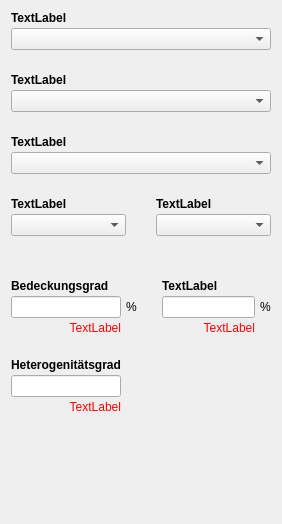
         <widget class="QWidget" name="scrollAreaWidgetContents_12">
          <property name="geometry">
           <rect>
            <x>0</x>
            <y>0</y>
            <width>282</width>
            <height>524</height>
           </rect>
          </property>
          <layout class="QGridLayout" name="gridLayout_47">
           <property name="bottomMargin">
            <number>5</number>
           </property>
           <property name="horizontalSpacing">
            <number>5</number>
           </property>
           <property name="verticalSpacing">
            <number>3</number>
           </property>
           <item row="2" column="0" colspan="3">
            <layout class="QVBoxLayout" name="bestandsbeschreibung_bestandbetriebsartid_chips">
             <property name="rightMargin">
              <number>0</number>
             </property>
             <property name="bottomMargin">
              <number>0</number>
             </property>
            </layout>
           </item>
           <item row="12" column="2">
            <widget class="QLabel" name="bestandbiotopidLabel">
             <property name="font">
              <font>
               <weight>75</weight>
               <bold>true</bold>
              </font>
             </property>
             <property name="text">
              <string>TextLabel</string>
             </property>
            </widget>
           </item>
           <item row="16" column="0" colspan="3">
            <spacer name="verticalSpacer_58">
             <property name="orientation">
              <enum>Qt::Vertical</enum>
             </property>
             <property name="sizeHint" stdset="0">
              <size>
               <width>20</width>
               <height>40</height>
              </size>
             </property>
            </spacer>
           </item>
           <item row="7" column="0">
            <spacer name="verticalSpacer_12">
             <property name="orientation">
              <enum>Qt::Vertical</enum>
             </property>
             <property name="sizeType">
              <enum>QSizePolicy::Fixed</enum>
             </property>
             <property name="sizeHint" stdset="0">
              <size>
               <width>20</width>
               <height>20</height>
              </size>
             </property>
            </spacer>
           </item>
           <item row="5" column="0" colspan="3">
            <widget class="QComboBox" name="bestandkronenschlussgradid"/>
           </item>
           <item row="0" column="0" colspan="3">
            <widget class="QLabel" name="bestandbetriebsartidLabel">
             <property name="sizePolicy">
              <sizepolicy hsizetype="Preferred" vsizetype="Maximum">
               <horstretch>0</horstretch>
               <verstretch>0</verstretch>
              </sizepolicy>
             </property>
             <property name="font">
              <font>
               <weight>75</weight>
               <bold>true</bold>
              </font>
             </property>
             <property name="text">
              <string>TextLabel</string>
             </property>
            </widget>
           </item>
           <item row="3" column="0">
            <spacer name="verticalSpacer_11">
             <property name="orientation">
              <enum>Qt::Vertical</enum>
             </property>
             <property name="sizeType">
              <enum>QSizePolicy::Fixed</enum>
             </property>
             <property name="sizeHint" stdset="0">
              <size>
               <width>20</width>
               <height>20</height>
              </size>
             </property>
            </spacer>
           </item>
           <item row="12" column="0">
            <widget class="QLabel" name="bestandnschichtigidLabel">
             <property name="font">
              <font>
               <weight>75</weight>
               <bold>true</bold>
              </font>
             </property>
             <property name="text">
              <string>TextLabel</string>
             </property>
            </widget>
           </item>
           <item row="9" column="0" colspan="3">
            <widget class="QComboBox" name="bestandschutzmassnahmenid"/>
           </item>
           <item row="1" column="0" colspan="3">
            <widget class="QComboBox" name="bestandbetriebsartid"/>
           </item>
           <item row="10" column="0" colspan="3">
            <layout class="QVBoxLayout" name="bestandsbeschreibung_bestandschutzmassnahmenid_chips">
             <property name="topMargin">
              <number>0</number>
             </property>
            </layout>
           </item>
           <item row="14" column="0">
            <spacer name="verticalSpacer_14">
             <property name="orientation">
              <enum>Qt::Vertical</enum>
             </property>
             <property name="sizeType">
              <enum>QSizePolicy::Maximum</enum>
             </property>
             <property name="sizeHint" stdset="0">
              <size>
               <width>20</width>
               <height>20</height>
              </size>
             </property>
            </spacer>
           </item>
           <item row="13" column="0">
            <widget class="QComboBox" name="bestandnschichtigid">
             <property name="sizePolicy">
              <sizepolicy hsizetype="Expanding" vsizetype="Fixed">
               <horstretch>0</horstretch>
               <verstretch>0</verstretch>
              </sizepolicy>
             </property>
            </widget>
           </item>
           <item row="8" column="0" colspan="3">
            <widget class="QLabel" name="bestandschutzmassnahmenidLabel">
             <property name="sizePolicy">
              <sizepolicy hsizetype="Preferred" vsizetype="Fixed">
               <horstretch>0</horstretch>
               <verstretch>0</verstretch>
              </sizepolicy>
             </property>
             <property name="font">
              <font>
               <weight>75</weight>
               <bold>true</bold>
              </font>
             </property>
             <property name="text">
              <string>TextLabel</string>
             </property>
            </widget>
           </item>
           <item row="13" column="2">
            <widget class="QComboBox" name="bestandbiotopid">
             <property name="sizePolicy">
              <sizepolicy hsizetype="Expanding" vsizetype="Fixed">
               <horstretch>0</horstretch>
               <verstretch>0</verstretch>
              </sizepolicy>
             </property>
            </widget>
           </item>
           <item row="15" column="0" colspan="3">
            <layout class="QGridLayout" name="gridLayout_48">
             <property name="topMargin">
              <number>20</number>
             </property>
             <property name="horizontalSpacing">
              <number>5</number>
             </property>
             <property name="verticalSpacing">
              <number>3</number>
             </property>
             <item row="2" column="0">
              <widget class="QLabel" name="bestandbedeckungsgradunterstandError">
               <property name="styleSheet">
                <string notr="true">color:red</string>
               </property>
               <property name="text">
                <string>TextLabel</string>
               </property>
               <property name="alignment">
                <set>Qt::AlignRight|Qt::AlignTrailing|Qt::AlignVCenter</set>
               </property>
              </widget>
             </item>
             <item row="5" column="0">
              <widget class="QLineEdit" name="bestandheterogenitaetsgradid"/>
             </item>
             <item row="1" column="2">
              <spacer name="horizontalSpacer_18">
               <property name="orientation">
                <enum>Qt::Horizontal</enum>
               </property>
               <property name="sizeType">
                <enum>QSizePolicy::Fixed</enum>
               </property>
               <property name="sizeHint" stdset="0">
                <size>
                 <width>20</width>
                 <height>20</height>
                </size>
               </property>
              </spacer>
             </item>
             <item row="1" column="0">
              <widget class="QLineEdit" name="bestandbedeckungsgradunterstand"/>
             </item>
             <item row="0" column="3">
              <widget class="QLabel" name="bestandbedeckungsgradgraeserLabel">
               <property name="font">
                <font>
                 <weight>75</weight>
                 <bold>true</bold>
                </font>
               </property>
               <property name="text">
                <string>TextLabel</string>
               </property>
               <property name="wordWrap">
                <bool>true</bool>
               </property>
              </widget>
             </item>
             <item row="2" column="3">
              <widget class="QLabel" name="bestandbedeckungsgradgraeserError">
               <property name="styleSheet">
                <string notr="true">color:red</string>
               </property>
               <property name="text">
                <string>TextLabel</string>
               </property>
               <property name="alignment">
                <set>Qt::AlignRight|Qt::AlignTrailing|Qt::AlignVCenter</set>
               </property>
              </widget>
             </item>
             <item row="1" column="4">
              <widget class="QLabel" name="label_43">
               <property name="text">
                <string>%</string>
               </property>
              </widget>
             </item>
             <item row="4" column="0">
              <widget class="QLabel" name="bestandheterogenitaetsgradidLabel">
               <property name="font">
                <font>
                 <weight>75</weight>
                 <bold>true</bold>
                </font>
               </property>
               <property name="text">
                <string>Heterogenitätsgrad</string>
               </property>
              </widget>
             </item>
             <item row="1" column="3">
              <widget class="QLineEdit" name="bestandbedeckungsgradgraeser"/>
             </item>
             <item row="1" column="1">
              <widget class="QLabel" name="label_42">
               <property name="text">
                <string>%</string>
               </property>
              </widget>
             </item>
             <item row="3" column="0">
              <spacer name="verticalSpacer_13">
               <property name="orientation">
                <enum>Qt::Vertical</enum>
               </property>
               <property name="sizeType">
                <enum>QSizePolicy::Fixed</enum>
               </property>
               <property name="sizeHint" stdset="0">
                <size>
                 <width>20</width>
                 <height>20</height>
                </size>
               </property>
              </spacer>
             </item>
             <item row="6" column="0">
              <widget class="QLabel" name="bestandheterogenitaetsgradidError">
               <property name="styleSheet">
                <string notr="true">color:red</string>
               </property>
               <property name="text">
                <string>TextLabel</string>
               </property>
               <property name="alignment">
                <set>Qt::AlignRight|Qt::AlignTrailing|Qt::AlignVCenter</set>
               </property>
              </widget>
             </item>
             <item row="0" column="0">
              <widget class="QLabel" name="bestandbedeckungsgradunterstandLabel">
               <property name="font">
                <font>
                 <weight>75</weight>
                 <bold>true</bold>
                </font>
               </property>
               <property name="text">
                <string>Bedeckungsgrad</string>
               </property>
               <property name="wordWrap">
                <bool>true</bool>
               </property>
              </widget>
             </item>
            </layout>
           </item>
           <item row="6" column="0" colspan="3">
            <layout class="QVBoxLayout" name="bestandsbeschreibung_bestandkronenschlussgradid_chips">
             <property name="topMargin">
              <number>0</number>
             </property>
            </layout>
           </item>
           <item row="13" column="1">
            <spacer name="horizontalSpacer_25">
             <property name="orientation">
              <enum>Qt::Horizontal</enum>
             </property>
             <property name="sizeType">
              <enum>QSizePolicy::Fixed</enum>
             </property>
             <property name="sizeHint" stdset="0">
              <size>
               <width>20</width>
               <height>20</height>
              </size>
             </property>
            </spacer>
           </item>
           <item row="4" column="0" colspan="3">
            <widget class="QLabel" name="bestandkronenschlussgradidLabel">
             <property name="font">
              <font>
               <weight>75</weight>
               <bold>true</bold>
              </font>
             </property>
             <property name="text">
              <string>TextLabel</string>
             </property>
            </widget>
           </item>
           <item row="11" column="0">
            <spacer name="verticalSpacer_25">
             <property name="orientation">
              <enum>Qt::Vertical</enum>
             </property>
             <property name="sizeType">
              <enum>QSizePolicy::Fixed</enum>
             </property>
             <property name="sizeHint" stdset="0">
              <size>
               <width>20</width>
               <height>20</height>
              </size>
             </property>
            </spacer>
           </item>
          </layout>
         </widget>
